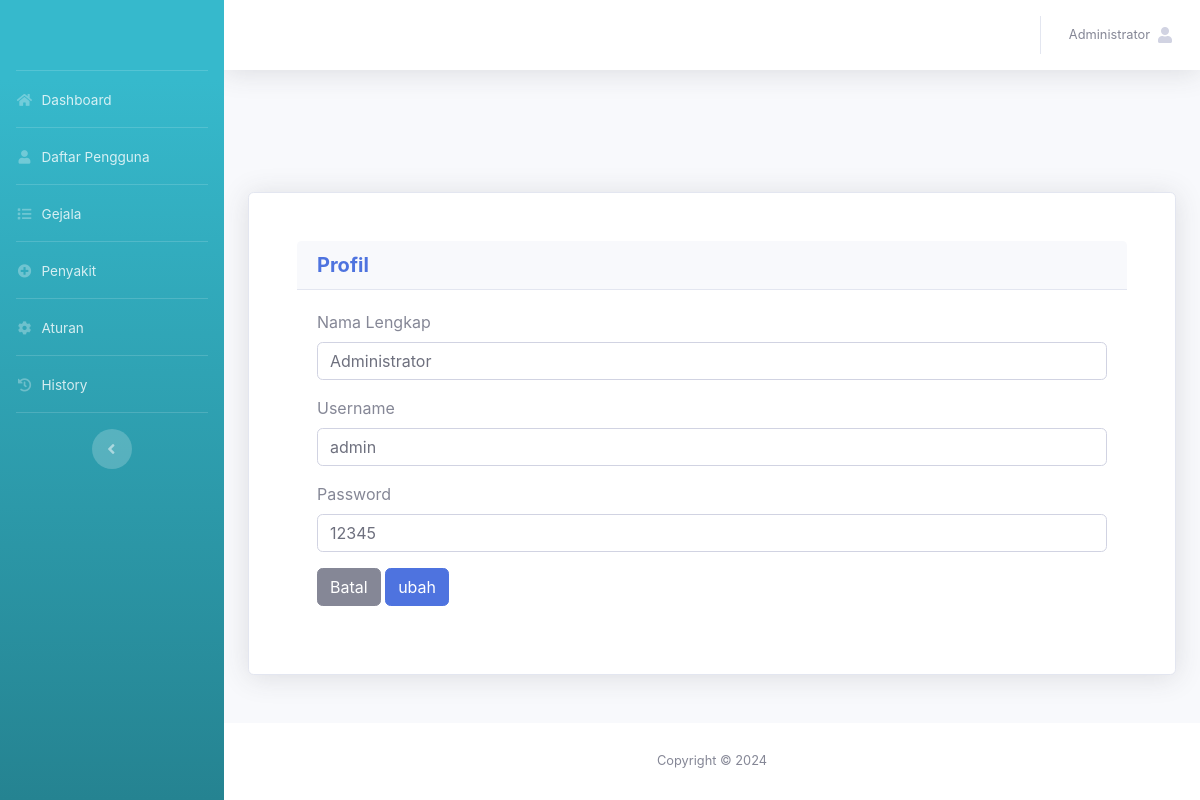
The page /admin/profil.php (signed in) on the database its author committed.
### tables this page shows
CREATE TABLE `tb_akun` (
  `id_akun` int(11) NOT NULL,
  `nama_lengkap` varchar(50) NOT NULL,
  `username` varchar(50) NOT NULL,
  `password` varchar(50) NOT NULL,
  `level` varchar(30) NOT NULL
);

### admin/profil.php (the view, shortened to what this page needs)
<?php
include '../assets/conn/config.php';
include 'header.php';
?>
<div class="container">
	<div class="card shadow p-5 mb-5">
		<div class = "card-header">
            <h5 class= "m-0 font-weight-bold text-primary">Profil</h5>
        </div>
        <div class="card-body">
            <?php
            $username = $_SESSION['username'];
            $data = mysqli_query($conn,"SELECT * FROM tb_akun WHERE username='$username'");
            $a = mysqli_fetch_array($data);
            ?>
            <form action="profil.php?aksi=ubah" method="POST">
                <div class="form-group">
                    <label>Nama Lengkap</label>
                    <input type="text" name="nama_lengkap" class="form-control" value="<?=$a['nama_lengkap']?>">
                </div>
                <div class="form-group">
                    <label>Username</label>
                    <input type="text" name="username" class="form-control" value="<?=$a['username']?>">
                </div>
                <div class="form-group">
                    <label>Password</label>
                    <input type="text" name="password" class="form-control" value="<?=$a['password']?>">
                </div>
                <a href="index.php" class="btn btn-secondary">Batal</a>
                <input type="submit" value="ubah" class="btn btn-primary">
            </form>
        </div>
    </div>
</div>
<?php
include 'footer.php';
?>

### admin/header.php (shortened to what this page needs)
<?php
include '../assets/conn/config.php';
?>
<!DOCTYPE html>
<html lang="en">
<head>
  <link href="../assets/vendor/fontawesome-free/css/all.min.css" rel="stylesheet" type="text/css">
  <link href="../assets/css/sb-admin-2.min.css" rel="stylesheet">
  <link href="../assets/vendor/datatables/dataTables.bootstrap4.min.css" rel="stylesheet">
</head>
<body id="page-top">
 <div id="wrapper">
  <ul class="navbar-nav bg-gradient-info sidebar sidebar-dark accordion" id="accordionSidebar">
    <a class="sidebar-brand d-flex align-items-center justify-content-center" href="index">
    </a>
    <hr class="sidebar-divider my-0">
    <li class="nav-item">
      <a class="nav-link" href="index.php">
        <i class="fas fa-fw fa-home"></i>
        <span>Dashboard</span></a>
      </li>
      <hr class="sidebar-divider my-0">
      <li class="nav-item">
        <a class="nav-link" href="daftar_pengguna.php">
          <i class="fas fa-fw fa-user"></i>
          <span>Daftar Pengguna</span></a>
      </li>
      <hr class="sidebar-divider my-0">
      <li class="nav-item">
        <a class="nav-link" href="gejala.php">
          <i class="fas fa-fw fa-list"></i>
          <span>Gejala</span></a>
      </li>
      <hr class="sidebar-divider my-0">
      <li class="nav-item">
        <a class="nav-link" href="penyakit.php">
          <i class="fas fa-fw fa-plus-circle"></i>
          <span>Penyakit</span></a>
      </li>
      <hr class="sidebar-divider my-0">
      <li class="nav-item">
        <a class="nav-link" href="aturan.php">
          <i class="fas fa-fw fa-cog"></i>
          <span>Aturan</span></a>
      </li>
      <hr class="sidebar-divider my-0">
      <li class="nav-item">
        <a class="nav-link" href="history.php">
          <i class="fas fa-fw fa-history"></i>
          <span>History</span></a>
      </li>
      <hr class="sidebar-divider d-none d-md-block">
      <div class="text-center d-none d-md-inline">
        <button class="rounded-circle border-0" id="sidebarToggle"></button>
      </div>
    </ul>
    <div id="content-wrapper" class="d-flex flex-column">
      <div id="content">
        <nav class="navbar navbar-expand navbar-light bg-white topbar mb-4 static-top shadow">
          <ul class="navbar-nav ml-auto">
            <li class="nav-item dropdown no-arrow">
              <a class="nav-link dropdown-toggle" href="#" id="userDropdown" role="button"
              data-toggle="dropdown" aria-haspopup="true" aria-expanded="false">
              <?php
              $username=$_SESSION['username'];
              $det=mysqli_query($conn,"select * from tb_akun where username='$username'");
              while($d=mysqli_fetch_array($det)){
                ?>
                <span class="mr-2 d-none d-lg-inline text-gray-600 small"><?php echo $d['nama_lengkap'] ?></span>
                <?php
              }
              ?>
              <span class="fa fa-user"><span>
              </a>
          </li>
        </ul>
      </nav>
    </div>
</body>
</html>

### rows shown on the page
tb_akun: nama_lengkap "Administrator", username "admin", password "12345"
